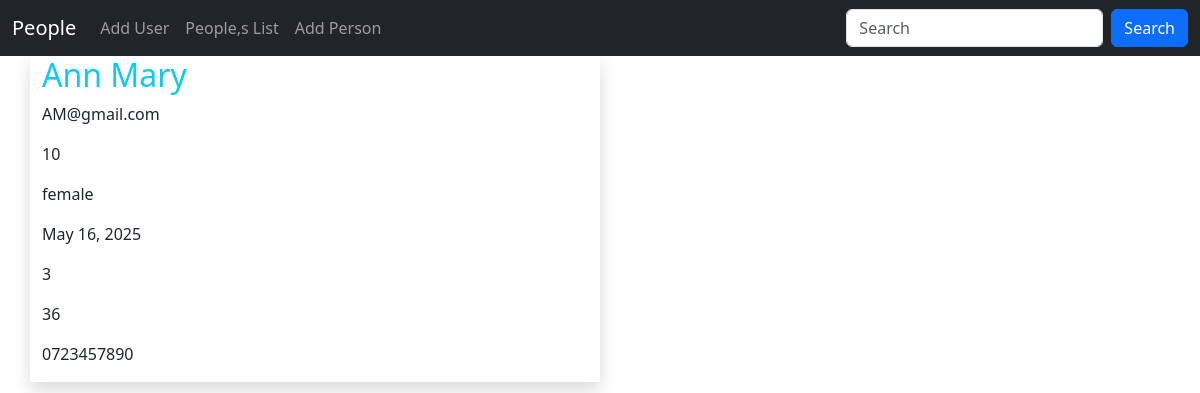
The app's page /details/10 with its own data.
### app/models.py (models this page shows)
class Person(models.Model):
    id = models.AutoField(primary_key=True)
    name = models.CharField(max_length=50)
    phone = models.CharField(max_length=20,unique=True)
    email = models.EmailField(max_length=50, unique=True)
    dob = models.DateField()
    weight = models.IntegerField(default=50)
    height = models.FloatField(default=1.6)
    gender = models.CharField(max_length=50, default='male')
    class Meta:
        db_table = 'person'

### app/views.py (the view)
# urls.py: path('details/<int:id>',views.details, name='details-page'),
def details(request,id):
    person = Person.objects.get(id=id)
    return render(request,'details.html',{'person':person})

### templates/details.html
{% extends 'master.html' %}
{% block content %}
<div class="container">
    <div class="row">
        <div class="col-sm-6 shadow">
            <h2 class="text-info">{{ person.name }}</h2>
            <p>{{ person.email }}</p>
            <p>{{person.id }}</p>
            <p>{{person.gender }}</p>
            <p>{{person.dob }}</p>
            <p>{{ person.height }}</p>
            <p>{{ person.weight }}</p>
            <p>{{ person.phone}}</p>
        </div>
    </div>
</div>
{% endblock %}

### records on screen
Person: name "Ann Mary", email "AM@gmail.com", id "10", gender "female", dob "May 16, 2025", height "3", weight "36", phone "0723457890"
